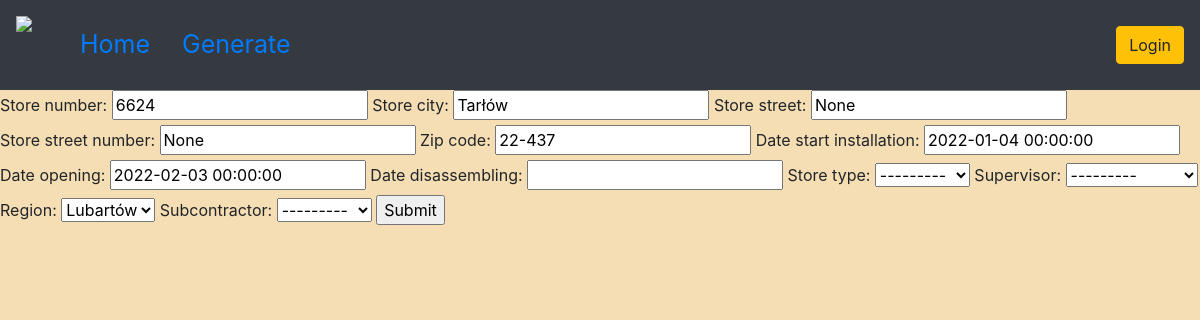
The page /update_store/2/ on the database its author committed.
### schedule/models.py (models this page shows, shortened)
class Store(Model):
    REGION = (
        ('T', 'Wojnicz'),
        ('LUB', 'Lubartów')
    )
    store_number = CharField(max_length=4, null=False)
    store_city = CharField(max_length=30)
    store_street = CharField(max_length=30)
    store_street_number = CharField(max_length=30)
    zip_code = CharField(max_length=6)
    date_start_installation = DateTimeField(null=True, blank=True)
    date_opening = DateTimeField(null=True, blank=True)
    date_disassembling = DateTimeField(null=True, blank=True)
    date_of_adding = DateTimeField(auto_now_add=True, null=True)
    store_type = ForeignKey(StoreType, null=True, blank=True,
                            on_delete=SET_NULL)
    supervisor = ForeignKey(Supervisor, null=True, blank=True,
                            on_delete=SET_NULL)
    region = CharField(max_length=30, choices=REGION, null=True)
    subcontractor = ForeignKey(Subcontractor, null=True, blank=True,
                               on_delete=SET_NULL)
    class Meta:
        app_label = "schedule"
    "Jak zrobić aby w zależności od tego czy jest typ nowy, date disassemblin się nie pojawiała"

### schedule/views.py (the view)
# urls.py: path('update_store/<str:pk>/', views.updateStore, name='update_store'),
def updateStore(request, pk):
    store = Store.objects.get(id=pk)
    form = StoreForm(instance=store)
    if request.method == 'POST':
        form = StoreForm(request.POST, instance=store)
        if form.is_valid():
            form.save()
            return redirect('/')
    context = {'form': form}
    return render(request, 'schedule/crud.html', context)

### schedule/forms.py
class StoreForm(ModelForm):
    class Meta:
        model = Store
        fields = '__all__'

### schedule/models.py (called while the page is built)
    def __str__(self):
        return self.condition

    def __str__(self):
        return f"{self.first_name} {self.last_name}"

    def __str__(self):
        return self.name

### schedule/templates/schedule/crud.html (shortened to what this page needs)
{% extends 'schedule/main.html' %}
{% load static %}
{% block content %}
<form action="" method="POST">
    {{form}}
    <input type="submit" name="Submit">
</form>
{% endblock %}

### static/css/main.css (style rules this page uses)
body { background-color: wheat; }

### rows shown on the page
Store: store_number "6624", store_city "Tarłów", store_street "None", store_street_number "None", zip_code "22-437", date_start_installation "2022-01-04 00:00:00", date_opening "2022-02-03 00:00:00", store_type "---------", supervisor "---------", region "Lubartów", subcontractor "---------"
